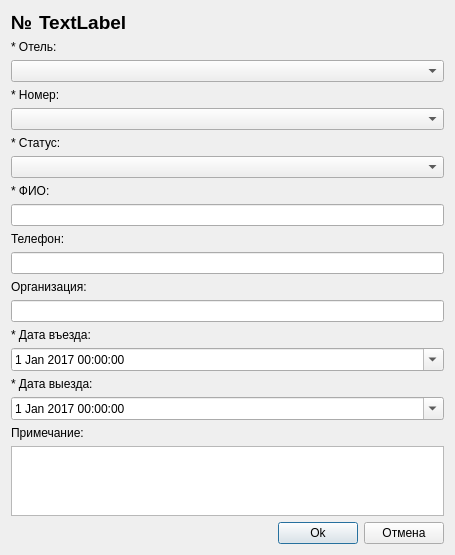
<?xml version="1.0" encoding="UTF-8"?>
<ui version="4.0">
 <class>RegistrationEditDialog</class>
 <widget class="QDialog" name="RegistrationEditDialog">
  <property name="geometry">
   <rect>
    <x>0</x>
    <y>0</y>
    <width>455</width>
    <height>535</height>
   </rect>
  </property>
  <property name="windowTitle">
   <string>Добавление/Изменение данных</string>
  </property>
  <layout class="QGridLayout" name="gridLayout">
   <item row="0" column="0">
    <layout class="QVBoxLayout" name="verticalLayout">
     <item>
      <layout class="QHBoxLayout" name="horizontalLayout_2">
       <item>
        <widget class="QLabel" name="label_0">
         <property name="font">
          <font>
           <pointsize>14</pointsize>
           <weight>75</weight>
           <bold>true</bold>
          </font>
         </property>
         <property name="text">
          <string>№</string>
         </property>
        </widget>
       </item>
       <item>
        <widget class="QLabel" name="label_1">
         <property name="font">
          <font>
           <pointsize>14</pointsize>
           <weight>75</weight>
           <bold>true</bold>
          </font>
         </property>
         <property name="text">
          <string>TextLabel</string>
         </property>
        </widget>
       </item>
       <item>
        <spacer name="horizontalSpacer">
         <property name="orientation">
          <enum>Qt::Horizontal</enum>
         </property>
         <property name="sizeHint" stdset="0">
          <size>
           <width>268</width>
           <height>20</height>
          </size>
         </property>
        </spacer>
       </item>
      </layout>
     </item>
     <item>
      <widget class="QLabel" name="label_2">
       <property name="text">
        <string>* Отель:</string>
       </property>
      </widget>
     </item>
     <item>
      <widget class="QComboBox" name="cbField1"/>
     </item>
     <item>
      <widget class="QLabel" name="label_3">
       <property name="text">
        <string>* Номер:</string>
       </property>
      </widget>
     </item>
     <item>
      <widget class="QComboBox" name="cbField2"/>
     </item>
     <item>
      <widget class="QLabel" name="label_4">
       <property name="text">
        <string>* Статус:</string>
       </property>
      </widget>
     </item>
     <item>
      <widget class="QComboBox" name="cbField3"/>
     </item>
     <item>
      <widget class="QLabel" name="label_5">
       <property name="text">
        <string>* ФИО:</string>
       </property>
      </widget>
     </item>
     <item>
      <widget class="QLineEdit" name="leField4"/>
     </item>
     <item>
      <widget class="QLabel" name="label_6">
       <property name="text">
        <string>Телефон:</string>
       </property>
      </widget>
     </item>
     <item>
      <widget class="QLineEdit" name="leField5"/>
     </item>
     <item>
      <widget class="QLabel" name="label_7">
       <property name="text">
        <string>Организация:</string>
       </property>
      </widget>
     </item>
     <item>
      <widget class="QLineEdit" name="leField6"/>
     </item>
     <item>
      <widget class="QLabel" name="label_8">
       <property name="text">
        <string>* Дата въезда:</string>
       </property>
      </widget>
     </item>
     <item>
      <widget class="QDateTimeEdit" name="deField7">
       <property name="dateTime">
        <datetime>
         <hour>0</hour>
         <minute>0</minute>
         <second>0</second>
         <year>2017</year>
         <month>1</month>
         <day>1</day>
        </datetime>
       </property>
       <property name="maximumDate">
        <date>
         <year>2020</year>
         <month>1</month>
         <day>1</day>
        </date>
       </property>
       <property name="minimumDate">
        <date>
         <year>2015</year>
         <month>1</month>
         <day>1</day>
        </date>
       </property>
       <property name="calendarPopup">
        <bool>true</bool>
       </property>
      </widget>
     </item>
     <item>
      <widget class="QLabel" name="label_9">
       <property name="text">
        <string>* Дата выезда:</string>
       </property>
      </widget>
     </item>
     <item>
      <widget class="QDateTimeEdit" name="deField8">
       <property name="dateTime">
        <datetime>
         <hour>0</hour>
         <minute>0</minute>
         <second>0</second>
         <year>2017</year>
         <month>1</month>
         <day>1</day>
        </datetime>
       </property>
       <property name="calendarPopup">
        <bool>true</bool>
       </property>
      </widget>
     </item>
     <item>
      <widget class="QLabel" name="label_10">
       <property name="text">
        <string>Примечание:</string>
       </property>
      </widget>
     </item>
     <item>
      <widget class="QTextEdit" name="teField9"/>
     </item>
     <item>
      <layout class="QHBoxLayout" name="horizontalLayout">
       <item>
        <spacer name="horizontalSpacer_2">
         <property name="orientation">
          <enum>Qt::Horizontal</enum>
         </property>
         <property name="sizeHint" stdset="0">
          <size>
           <width>198</width>
           <height>20</height>
          </size>
         </property>
        </spacer>
       </item>
       <item>
        <widget class="QPushButton" name="pbOk">
         <property name="text">
          <string>Ok</string>
         </property>
        </widget>
       </item>
       <item>
        <widget class="QPushButton" name="pbCancel">
         <property name="text">
          <string>Отмена</string>
         </property>
        </widget>
       </item>
      </layout>
     </item>
    </layout>
   </item>
  </layout>
 </widget>
 <resources/>
 <connections/>
</ui>
